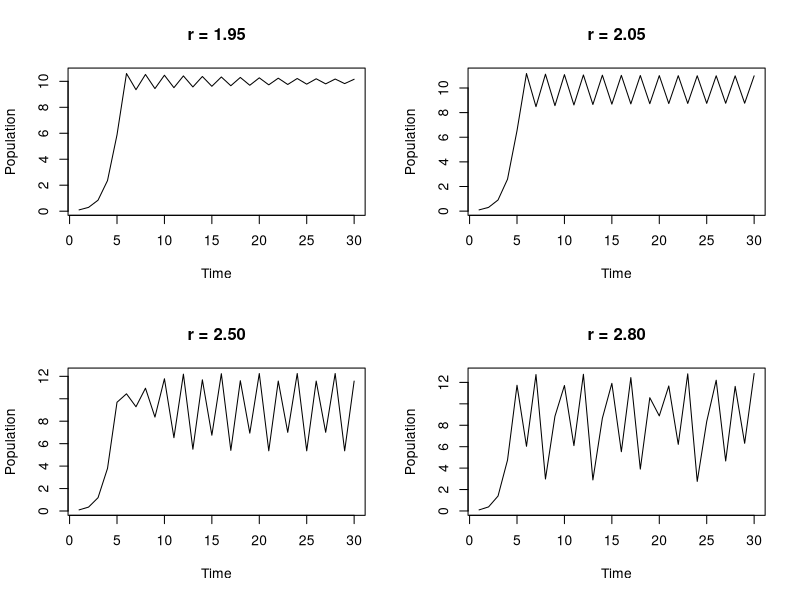
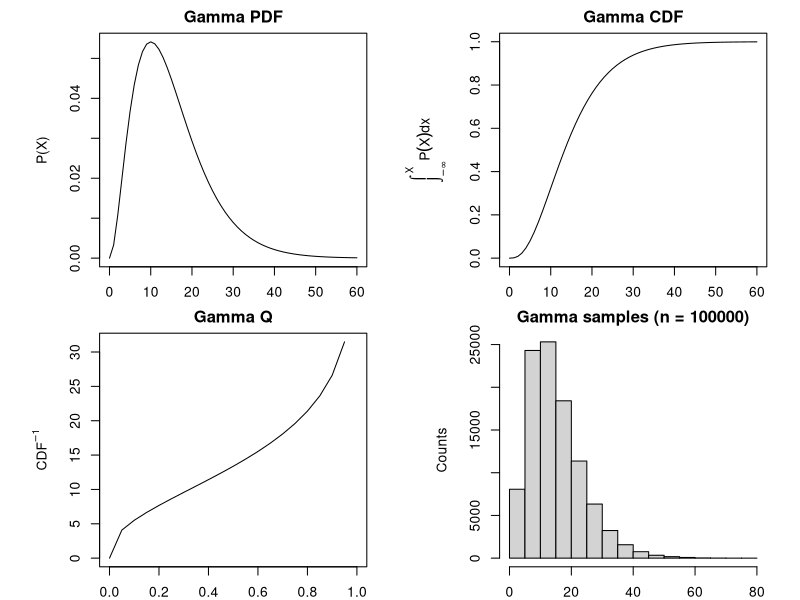
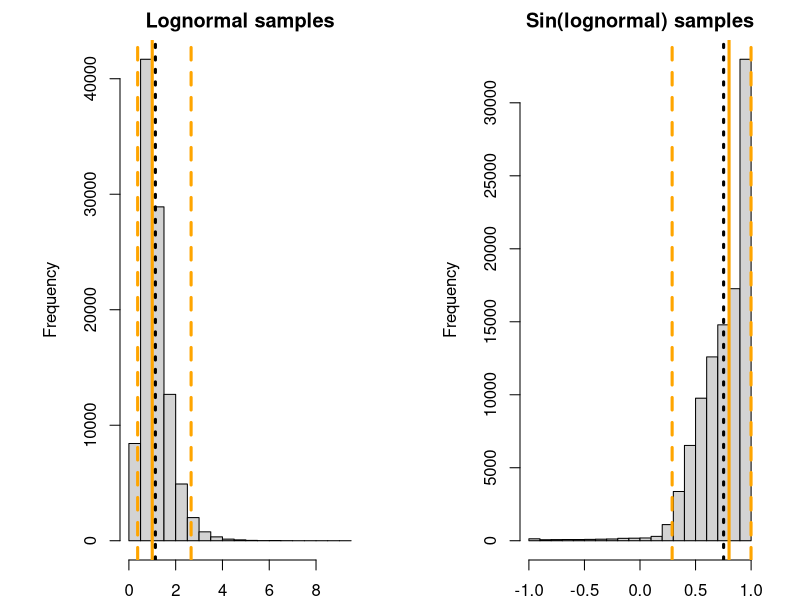
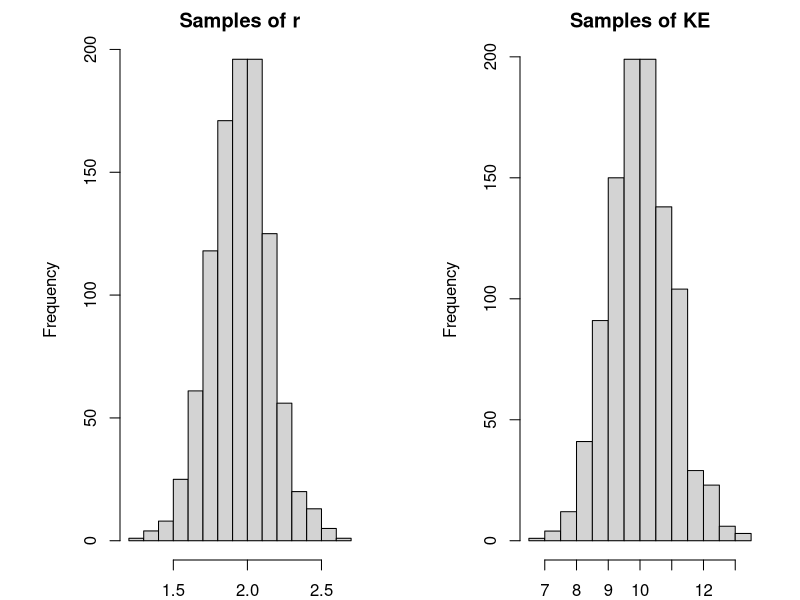
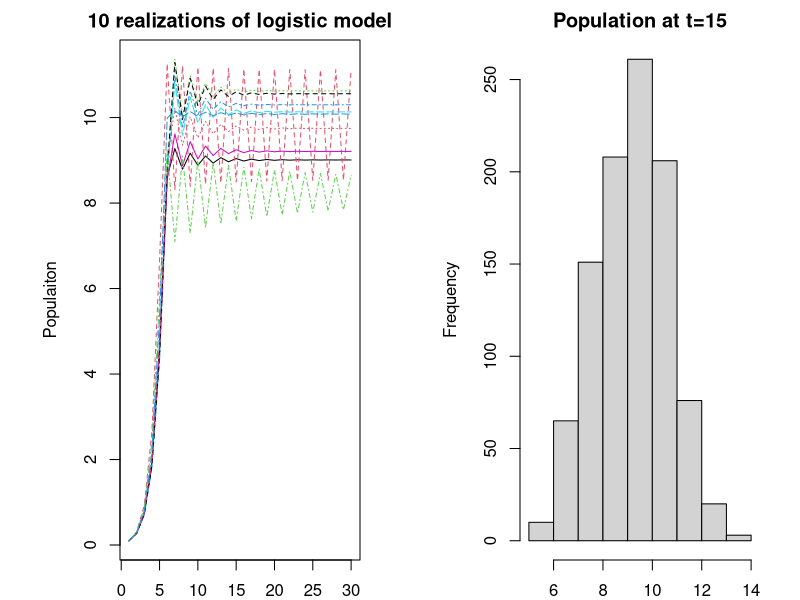
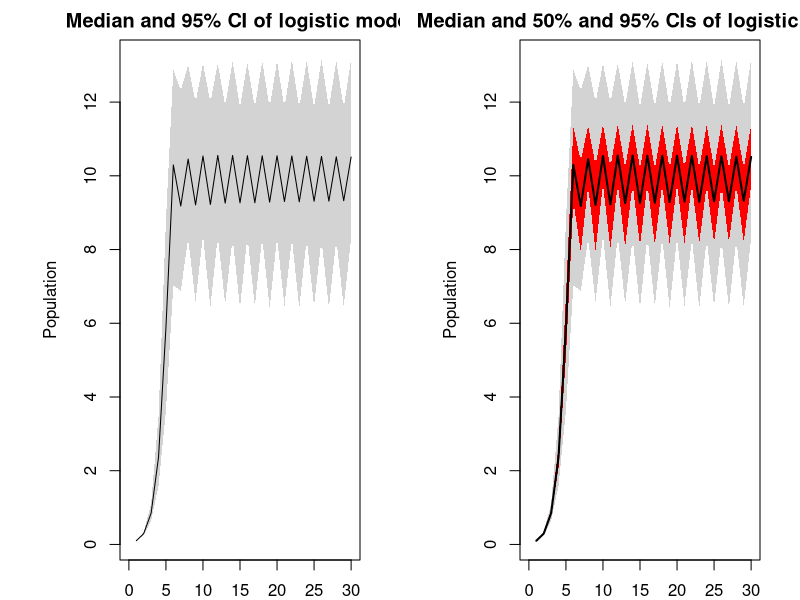
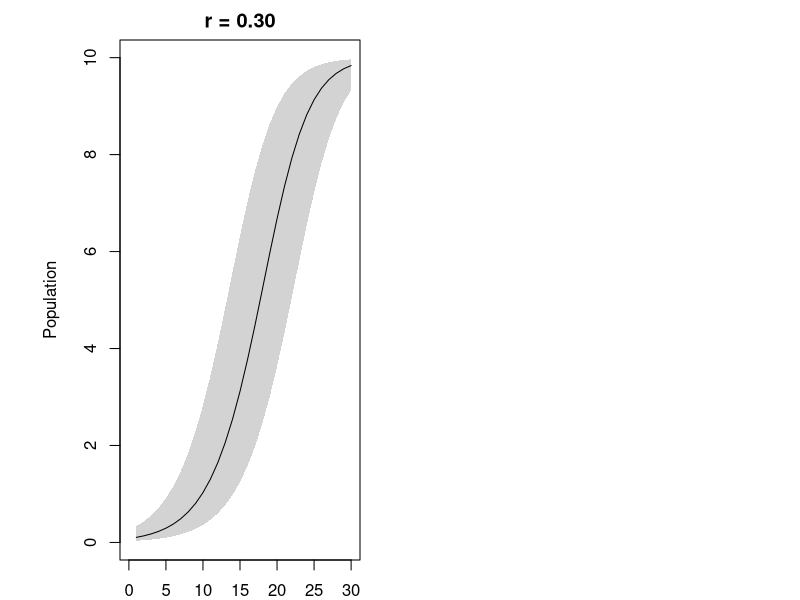
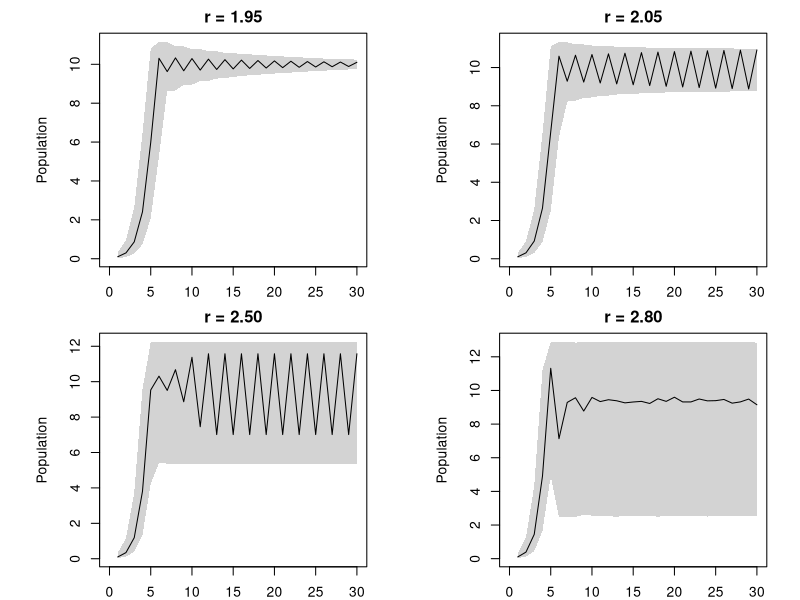

Recreate these plots in R, in order.
## ---- chunk 1
logistic <- function(r, K, n0, NT){
    n <- rep(n0, NT)
    for(t in 2:NT){
        n[t] <- n[t-1] + r*n[t-1] * (1-n[t-1]/K)
    }
    return(n)
}
## ---- chunk 2
rvec <- c(1.95, 2.05, 2.5, 2.8)
K <- 10
n0 <- 0.1
NT <- 30
## ---- chunk 3
par(mfrow=c(2,2))
for(r in rvec){
    tt <- 1:NT
    n <- logistic(r, K, n0, NT)
    main <- sprintf("r = %.2f", r)
    plot(tt, n, type='l', main=main,
         xlab="Time", ylab="Population")
}

## ---- chunk 4
# Set gamma parameters
shape <- 3
scale.p <- 5
xx <- seq(0, 60, by=1)
qq <- seq(0, 1, by=0.05)
nsamp <- 1e5
par(mfrow=c(2,2), mar=c(2,6,2,2))
plot(xx, dgamma(xx, shape, scale=scale.p), type='l',
     xlab="X", ylab="P(X)", main="Gamma PDF")
plot(xx, pgamma(xx, shape, scale=scale.p), type='l',
     xlab="X", ylab=expression(integral(P(X)*dx, -infinity, X)), main="Gamma CDF")
plot(qq, qgamma(qq, shape, scale=scale.p), type='l',
     xlab="X", ylab=expression(CDF^-1), main="Gamma Q")
hist(rgamma(nsamp, shape, scale=scale.p), xlab="X", ylab="Counts",
     main=sprintf("Gamma samples (n = %d)", nsamp))
## ---- chunk 5
statplot <- function(samples, ...){
    s.mean <- mean(samples)
    s.q <- quantile(samples, c(0.025, 0.5, 0.975))
    hist(samples, ...)
    abline(v = s.q, lty=c(2,1,2), lwd=3, col="orange")
    abline(v = s.mean, lty=3, lwd=3)
}
## ---- chunk 6
mu <- 0
sigma <- 0.5
nsamp <- 1e5
lnorm <- rlnorm(nsamp, mu, sigma)
lnorm.sin <- sin(lnorm)
par(mfrow=c(1,2))
statplot(lnorm, main="Lognormal samples")
statplot(lnorm.sin, main="Sin(lognormal) samples")
## ---- chunk 7
r <- 1.95
K <- 10
n0 <- 0.1
NT <- 30
r.sd = 0.2     ## standard deviation on r
K.sd = 1.0     ## standard deviation on K
NE = 1000      ## Ensemble size
## ---- chunk 8
n = matrix(n0,NE,NT)   # storage for all simulations
rE = rnorm(NE,r,r.sd)  # sample of r
KE = rnorm(NE,K,K.sd)  # sample of K
for(i in 1:NE){        # loop over samples
    n[i,] <- logistic(rE[i], KE[i], n0, NT)
}
n[n < 0] <- 0
n.stats = apply(n,2,quantile,c(0.025,0.5,0.975))
## ---- chunk 9
par(mfrow=c(1,2))
hist(rE, main="Samples of r")
hist(KE, main="Samples of KE")
## ---- chunk 10
n.rows <- sample(1:1000, 10)
n.plot <- n[n.rows,]
matplot(t(n.plot), type='l', xlab='Time', ylab="Populaiton",
        main="10 realizations of logistic model")
## ---- chunk 11
hist(n[,15], main="Population at t=15")
## ---- chunk 12
ciEnvelope <- function(x,ylo,yhi,col="lightgrey",...){
    xcoords <- c(x, rev(x), x[1])
    ycoords <- c(ylo, rev(yhi), ylo[1])
  polygon(xcoords, ycoords, border = NA, col=col,...) 
}
plot(0, type='n', xlab='Time', ylab='Population',
     main = 'Median and 95% CI of logistic model',
     xlim=c(0,NT), ylim=range(n.stats))
ciEnvelope(1:NT, n.stats[1,], n.stats[3,])
lines(n.stats[2,], type='l')
## ---- chunk 13
n.stats2 <- apply(n, 2, quantile, c(0.025, 0.25, 0.5, 0.75, 0.975))
plot(0, type='n', xlab='Time', ylab='Population',
     main = 'Median and 50% and 95% CIs of logistic model',
     xlim=c(0,NT), ylim=range(n.stats))
ciEnvelope(1:NT, n.stats2[1,], n.stats2[5,], col="lightgrey")
ciEnvelope(1:NT, n.stats2[2,], n.stats2[4,], col="red1")
lines(n.stats2[3,], type='l', lwd=2)
## ---- chunk 14
ic.analysis <- function(r){
    n0.sd = 0.6
    n0s = rlnorm(NE,log(n0),n0.sd)
    n = matrix(n0s,NE,NT)
    for(i in 1:NE){
        n[i,] <- logistic(r, K, n0s[i], NT)
    }
    n[n < 0] <- 0
    n.stats <- apply(n, 2, quantile, c(0.025, 0.5, 0.975))
    plot(0, type='n', xlab='Time', ylab='Population',
        main = sprintf('r = %.2f', r),
        xlim=c(0,NT), ylim=range(n.stats))
    ciEnvelope(1:NT, n.stats[1,], n.stats[3,])
    lines(n.stats[2,], type='l')
}
## ---- chunk 15
r = 0.3
ic.analysis(r)
## ---- chunk 16
par(mfrow=c(2,2))
for(r in rvec){
    ic.analysis(r)
}
